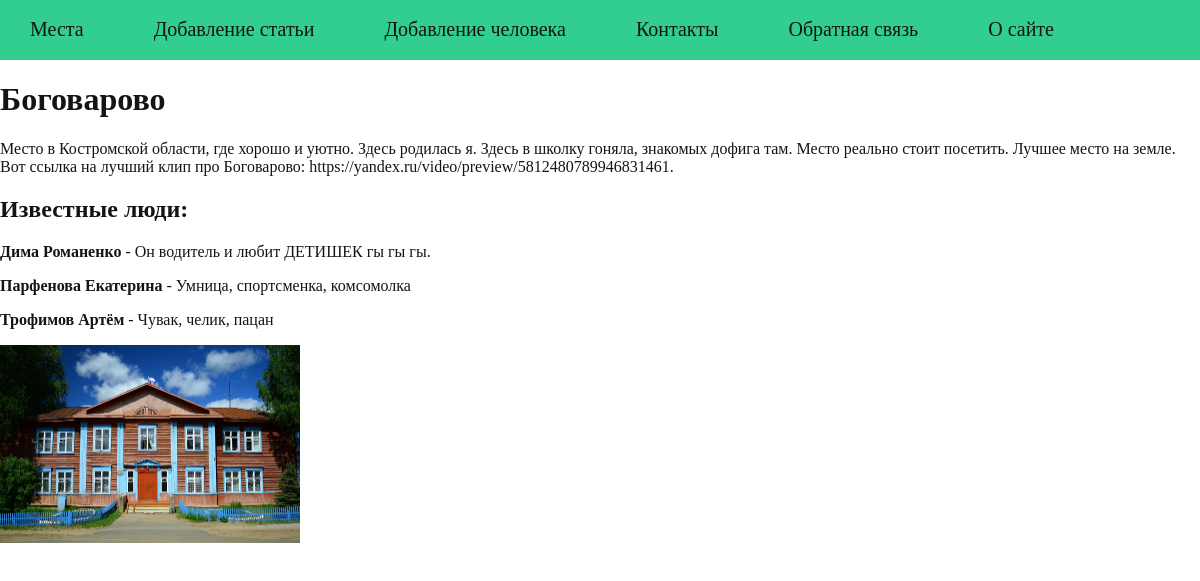
The page /post/bogovarovo on the database its author committed.
### places/models.py (models this page shows, shortened)
class Place(models.Model):
    title = models.CharField(max_length = 255, verbose_name = 'Место')
    slug = models.SlugField(max_length=255, unique=True, db_index=True,
                            validators=[
                                MinLengthValidator(5),
                                MaxLengthValidator(100)
                            ], verbose_name='URL', blank = True, null=True)
    content = models.TextField(blank = True, verbose_name = 'Текст поста')
    photo = models.ImageField(upload_to='photos/%Y/%m/%d/', blank = True, default=None,
                              null=True, verbose_name='Фото')
    time_created = models.DateTimeField(auto_now_add=True, verbose_name = 'Время создания')
    time_updated = models.DateTimeField(auto_now=True, verbose_name = 'Время обновления')
    is_published = models.BooleanField(default = False, verbose_name = 'Опубликовано')
    user = models.ForeignKey(User, verbose_name='Пользователь', on_delete=models.CASCADE)
    class Meta:
        verbose_name = 'Места'
        verbose_name_plural = 'Места'
        ordering = ['time_created']
        indexes = [
            models.Index(fields=['time_created'])
        ]

class People(models.Model):
    name = models.CharField(max_length=100, db_index=True, verbose_name = 'ФИО человека')
    slug = models.SlugField(max_length=255, unique=True, db_index=True)
    biography = models.TextField(blank = True, verbose_name = 'Биография')
    place = models.ForeignKey(to=Place, on_delete=models.PROTECT,
                              related_name='model_posts', null=True, verbose_name = 'Место рождения')
    user = models.ForeignKey(User, verbose_name='Пользователь', on_delete=models.CASCADE)
    class Meta:
        verbose_name = 'Человек'
        verbose_name_plural = 'Люди'
        ordering = ['name']
        indexes = [
            models.Index(fields=['name'])
            ]

### places/views.py (the view)
# urls.py: path('post/<slug:post_slug>', ShowPost.as_view(), name = 'post'),
class ShowPost(DataMixin, DetailView):
    model = Place
    template_name = 'places/post.html'
    slug_url_kwarg = 'post_slug'
    context_object_name = 'post'
    def get_context_data(self, **kwargs):
        context = super().get_context_data(**kwargs)
        person = People.objects.filter(place_id=context['post'].pk)
        return self.get_mixin_context(context, title = context['post'].title, person = person)

### places/utils.py (called while the page is built)
    def get_mixin_context(self, context, **kwargs):
        context['feedback'] = feedback
        context['contacts'] = contacts
        context.update(kwargs)
        return context

### users/context_processors.py (called while the page is built)
def get_places_context(request):
    return {'menu': mainmenu}

### places/templates/places/post.html
{% extends 'places/base.html' %}
{% block content %}
<h1>{{ post.title }}</h1>
{{ post.content|linebreaks }}
{% if person %}
<h2>Известные люди:</h2>
{% for per in person %}
<p><b>{{ per.name }}</b> - {{ per.biography }}</p>
{% endfor %}
{% endif %}
{% if post.photo %}
<p><img class="img-article-left" src="{{ post.photo.url }}"></p>
{% endif %}
{% endblock %}

### places/templates/places/base.html (shortened to what this page needs)
{% load static %}
{% load places_tags %}
<!DOCTYPE html>
<html lang="ru">
<head>
    <link type="text/css" href="{% static 'places/css/styles.css' %}" rel="stylesheet"/>
</head>
<body>
{% block mainmenu %}
		<div class="header">
			<ul id="mainmenu" class="mainmenu">
                {% for m in menu %}
                <li><a href="{% url m.url_name %}">{{ m.name }}</a></li>
                {% endfor %}
                {% if user.is_authenticated %}
                <li class="last">{{ user.username }} | <a href="{% url 'users:logout' %}">Выйти</a></li>
                {% else %}
                <li class="last"><a href="{% url 'users:login' %}">Войти</a> | <a href="{% url 'users:register' %}">Регистрация</a></li>
                {% endif %}
			</ul>
		</div>
{% endblock mainmenu %}
{% block content %}
{% endblock %}
</body>
</html>

### places/static/places/css/styles.css (style rules this page uses)
html, body { font-family: 'Times New Roman'; margin: 0; padding: 0; height: 100%; width: 100%; color: #131514; }
a { color: #131514; text-decoration: none; }
img { max-width: 600px; height: auto; }
img.img-article-left { max-width: 300px; height: auto; float: left; padding: 0 10px 10px 0; }
.header { background: #31CE90; height: 60px; }
ul.mainmenu { list-style: none; margin: 0; padding: 0; height: 60px; color: #131514; font-size: 20px; overflow: hidden; }
ul.mainmenu li { float: left; margin: 18px 40px 0 30px; }
ul.mainmenu li.last { float: right; }
ul.mainmenu li a { color: #131514; text-decoration: none; }

### rows shown on the page
Place: title "Боговарово", content "Место в Костромской области, где хорошо и уютно. Здесь родилась я. Здесь в школку гоняла, знакомых дофига там. Место реально стоит посетить. Лучшее место на земле. Вот ссылка на лучший клип про Боговарово: https://yandex.ru/video/preview/5812480789946831461.", photo (picture)
People: name "Дима Романенко", biography "Он водитель и любит ДЕТИШЕК гы гы гы."
People: name "Парфенова Екатерина", biography "Умница, спортсменка, комсомолка"
People: name "Трофимов Артём", biography "Чувак, челик, пацан"

### other values the page prints
{{ m.name }} "Места" "Добавление статьи" "Добавление человека" "Контакты" "Обратная связь" "О сайте"
